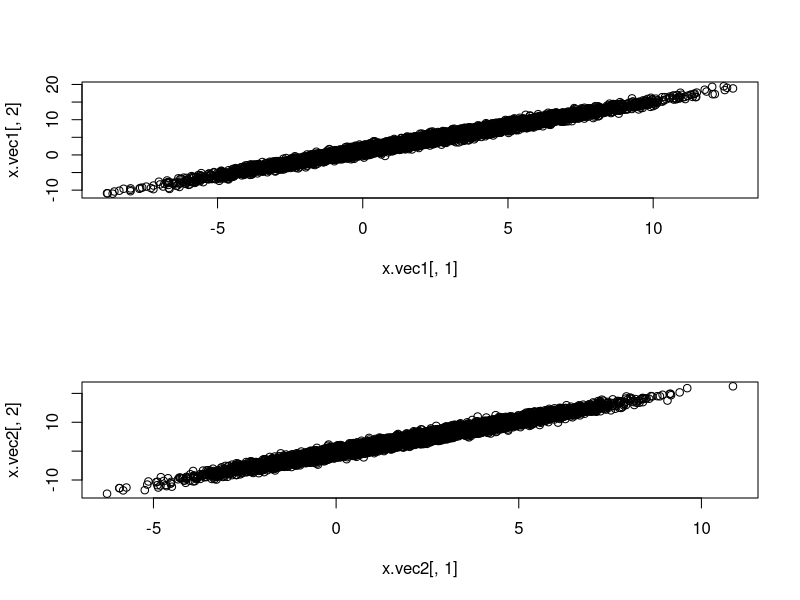
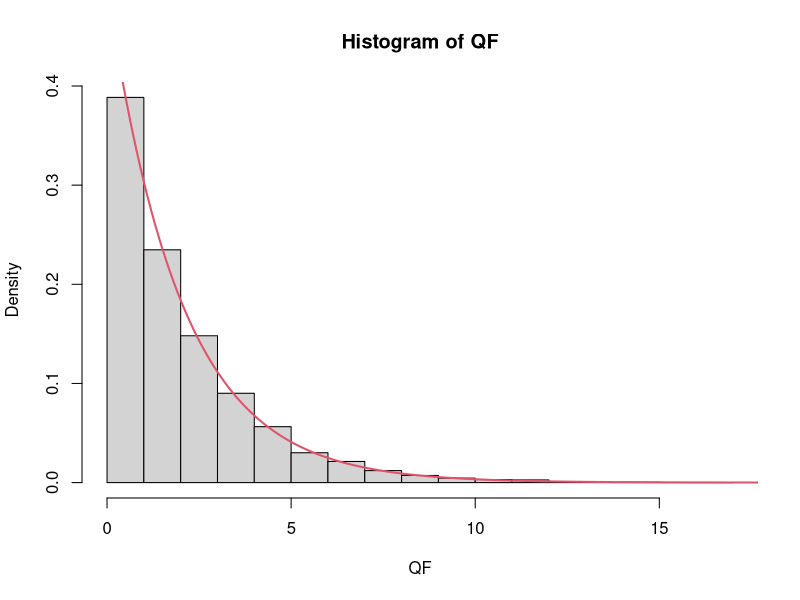

Source code (R) for these figures, in order:
#installing mvtnorm package

#install.packages('mvtnorm')
library(mvtnorm)


#Part 1, choose my mean vector mu and covariance matrix Sig
#note, I'm going to define B, then use (B)(Bt) to define Sig.

mu = matrix(c(2,4),nrow=2)
B = matrix(c(1,2,3,4),nrow=2)
Sig = B%*%t(B)

#Part 2, going to simulate 10,000 observations from norm(mu,Sig).
#Going to do it two separate ways, once with mvtnorm package, once 
#using the definition.

x.vec1 = rmvnorm(10000,mu,Sig)

#or......

z = matrix(rnorm(20000,0,1),ncol=2)
x.vec2 = z%*%B +matrix(rep(mu,10000),byrow=T,ncol=2)

par(mfrow=c(2,1))
plot(x.vec1[,1],x.vec1[,2])
plot(x.vec2[,1],x.vec2[,2])

#Part 3, compute quadratic forms for all vectors in x.vec1
#not going to keep messing with x.vec2

QF = rep(0,10000)
for(i in 1:10000){
	QF[i] = t(x.vec1[i,] - mu)%*%solve(Sig)%*%(x.vec1[i,] - mu)
}

#Part 4, Find 95%tile for simulated quadratic forms, compare to chi.sq with 2 degrees of freedom

sort(QF)[9500]
qchisq(.95,2)

#Bonus plot for funsies.
dev.off()
hist(QF,freq=F)
x.seq = 0:200/10
y.seq = dchisq(x.seq,2)
lines(x.seq,y.seq,col=2,lwd=2)

